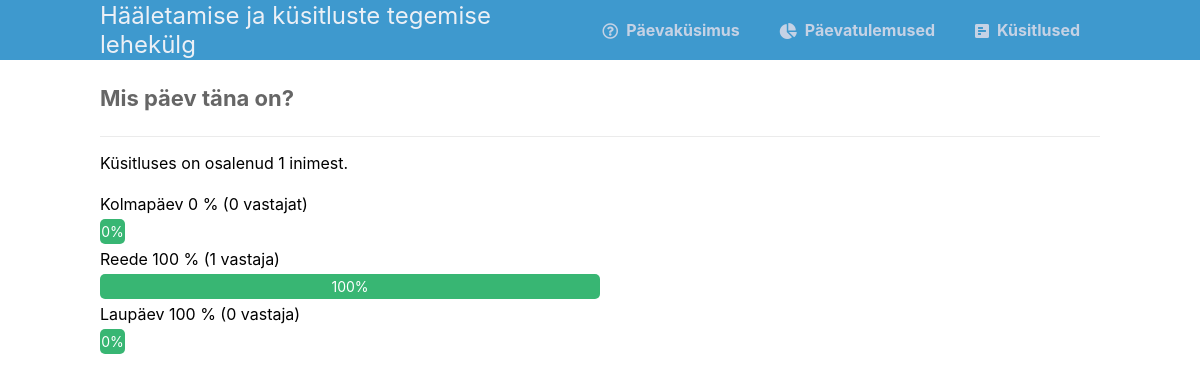
Screenshot of /poll_result.php?id=7 with the database file from the repository.
### tables this page shows
CREATE TABLE `answers` (
  `id_a` int(11) UNSIGNED NOT NULL,
  `id_q` int(11) UNSIGNED NOT NULL,
  `answer` int(2) NOT NULL,
  `date` datetime DEFAULT current_timestamp(),
  `IP` varchar(20) DEFAULT NULL
);

CREATE TABLE `questions` (
  `id_q` int(11) UNSIGNED NOT NULL,
  `question` varchar(255) NOT NULL,
  `answer_1` varchar(100) NOT NULL,
  `answer_2` varchar(100) NOT NULL,
  `answer_3` varchar(100) NOT NULL,
  `created` timestamp NOT NULL DEFAULT current_timestamp(),
  `status` int(1) NOT NULL DEFAULT 0
);

### poll_result.php (the view, shortened to what this page needs)
<?php
require 'templates/header.php';
$msg = '';
if (isset($_GET['id']) && $_GET['id'] != '') {
    $id = $_GET['id'];
    try {
        $connection = new PDO($dsn, USERNAME, PASSWORD, $options);
        $connection->exec('SET NAMES utf8');
        $sql = 'SELECT COUNT(*) AS total FROM questions WHERE id_q =' . $id;
        $statement = $connection->prepare($sql);
        $statement->execute();
        $total = $statement->fetch(PDO::FETCH_ASSOC);
        $total = $total['total'];
    } catch (PDOException $error) {
        $msg = 'Viga andmebaasist lugemisel: ' . ('<br /> SQL: <strong>' . $sql . '</strong><br />' . $error->getMessage());
    }
    if ($total == 1) {
        try {
            $connection = new PDO($dsn, USERNAME, PASSWORD, $options);
            $connection->exec('SET NAMES utf8');
            $sql = 'SELECT q.id_q, q.question, q.answer_1, q.answer_2, q.answer_3, a.answer FROM questions AS q LEFT JOIN answers AS a USING (id_q) WHERE q.id_q =' . $id;
            $statement = $connection->prepare($sql);
            $statement->execute();
            $result = $statement->fetchAll();
        } catch (PDOException $error) {
            $msg = 'Viga andmebaasist lugemisel: ' . ('<br /> SQL: <strong>' . $sql . '</strong><br />' . $error->getMessage());
        }
    } else {
        $msg = 'URL-is oleva id-ga kuulutust ei ole andmebaasis';
    }
} else {
    $msg = 'URL-is küsimuse id puudu';
}
?>
<?php
if ($msg == '') {
    $total = 0;
    $answer_1 = 0;
    $answer_2 = 0;
    $answer_3 = 0;
    for ($i = 0; $i < count($result); $i++) {
        if ($result[$i]['answer'] == 2) {
            $answer_2++;
            $total++;
        }
    }
    $rel_answer_1 = ($total != 0) ? round($answer_1 / $total * 100) : 0;
    $rel_answer_2 = ($total != 0) ? round($answer_2 / $total * 100) : 0;
?>
    <div class="content poll-result">
        <h2><?php echo ($result[0]['question']); ?></h2>
        <p> Küsitluses on osalenud <?php echo $total ?> inimest.</p>
        <div class="wrapper">
            <div class="poll-question">
                <p><?php echo ($result[0]['answer_1']); ?> <?php echo ($rel_answer_1); ?> % (<?php echo $answer_1;
                        echo ($answer_1 == 1) ? ' vastaja' : ' vastajat' ?>)</p>
                <div class="result-bar" style= "width:<?=@round(($answer_1/$total)*100)?>%">
                    <?=@round(($answer_1/$total)*100)?>%
                </div>
                <p><?php echo ($result[0]['answer_2']); ?> <?php echo ($rel_answer_2); ?> % (<?php echo $answer_2;
                        echo ($answer_2 == 1) ? ' vastaja' : ' vastajat' ?>) </p>
                <div class="result-bar" style= "width:<?=@round(($answer_2/$total)*100)?>%">
                    <?=@round(($answer_2/$total)*100)?>%
                </div>
                <?php if (strlen(trim($result[0]['answer_3'])) > 0) {
                ?>
                <p><?php echo ($result[0]['answer_3']); ?> <?php echo ($rel_answer_2); ?> % (<?php echo $answer_3;
                        echo ($answer_2 == 1) ? ' vastaja' : ' vastajat' ?>) </p>
                <div class="result-bar" style= "width:<?=@round(($answer_3/$total)*100)?>%">
                    <?=@round(($answer_3/$total)*100)?>%
                </div>
                <?php
                }
                ?>
            </div>
        </div>
    </div>
<?php
}
?>
<?php require 'templates/footer.php'; ?>

### css/style.css (style rules this page uses)
* { box-sizing: border-box; font-family: -apple-system, BlinkMacSystemFont, "segoe ui", roboto, oxygen, ubuntu, cantarell, "fira sans", "droid sans", "helvetica neue", Arial, sans-serif; font-size: 16px; -webkit-font-smoothing: antialiased; -moz-osx-font-smoothing: grayscale; }
body { background-color: #FFFFFF; margin: 0; }
.content { width: 1000px; margin: 0 auto; }
.content h2 { margin: 0; padding: 25px 0; font-size: 22px; border-bottom: 1px solid #ebebeb; color: #666666; }
.poll-result .wrapper { display: flex; flex-flow: column; }
.poll-result .wrapper .poll-question { width: 50%; padding-bottom: 5px; }
.poll-result .wrapper .poll-question p { margin: 0; padding: 5px 0; }
.poll-result .wrapper .poll-question .result-bar { display: flex; height: 25px; min-width: 5%; background-color: #38b673; border-radius: 5px; font-size: 14px; color: #FFFFFF; justify-content: center; align-items: center; }

### rows the page displays
answers: id_q.question "Mis päev täna on?", id_q.answer_1 "Kolmapäev", id_q.answer_2 "Reede", id_q.answer_3 "Laupäev"

### other values shown
$total "1"
$rel_answer_1 "0"
$answer_1 "0"
$rel_answer_2 "100"
$answer_2 "1"
$answer_3 "0"
